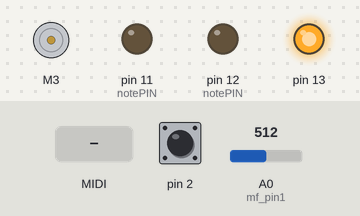
This sketch was run on a simulated Arduino Uno, built with avr-gcc and run on an emulated ATmega328P. On the bench: DC motor (green arrow = forward, orange = backward, longer = faster), output pins drawn as LEDs (lit = HIGH). The inputs (shaded band) are chosen by the test bench; at power-on: pin 2 HIGH, A0 (mf_pin1) = 512. MIDI output is not drawn.

Above: at 1.2 s.
1.3 s: pin 2 pulled LOW for 0.15 s
At 1.37 s:
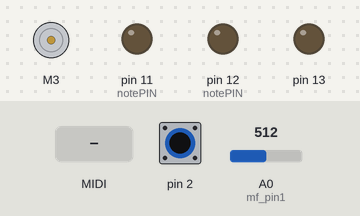
2.9 s: MIDI note 36 received
At 3.05 s:
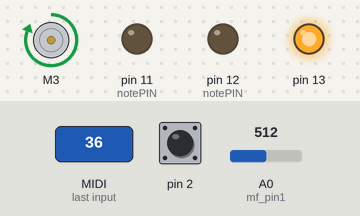
4.7 s: MIDI note 64 received
At 4.71 s:
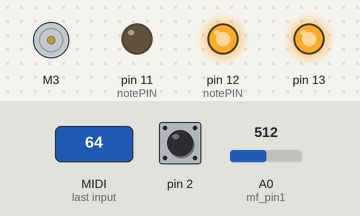
6.2 s: pin 2 pulled LOW for 1 s
At 8.4 s:
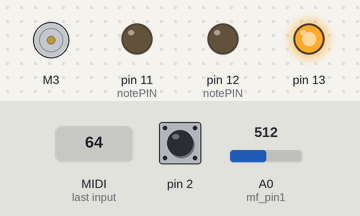
8.7 s: pin 2 pulled LOW for 3.2 s
At 9.8 s:
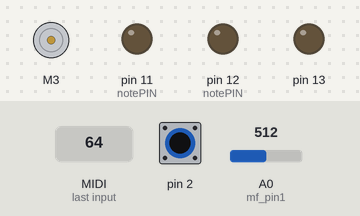
Timing chart, 0 to 13.4 s (numbered marks = the images above; inputs shaded):
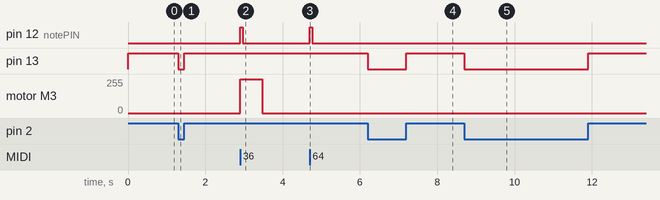

The sketch:

PTR-2.ino
```cpp
#include <MIDI.h>
#include "note.h"
#include "pitchshifter.h"
#include "tank.h"

MIDI_CREATE_DEFAULT_INSTANCE();

#define IF_Master_ch 0
#define Master_Slave_ch 4
Note note;
P_shifter p_shifter;
Tank tank;


void NoteOn_from_Master(byte channel, byte pitch, byte velocity){
  int P_var = pitch % 12;
//  digitalWrite(13,HIGH);
  note.on(P_var);
  p_shifter.on(P_var);
}

void NoteOff_from_Master(byte channel, byte pitch, byte velocity){
  //ノートオフ時にすること
  int P_var = pitch % 12;
//  digitalWrite(13,LOW);
  note.off(P_var);
//  p_shifter.off(P_var);
}

void setup(){

  MIDI.setHandleNoteOn(NoteOn_from_Master);
  MIDI.setHandleNoteOff(NoteOff_from_Master);
  MIDI.begin(MIDI_CHANNEL_OMNI);
//  MIDI.begin(Master_Slave_ch);

  note.setup();
  p_shifter.setup();
  tank.setup();
//  pinMode(13,OUTPUT);//Lチカデバック用
}

void loop(){
  // リアルタイム性の確保のため、MIDI.readをできるだけ早く呼ぶように
  MIDI.read();
  note.update();
  p_shifter.update();
  tank.update();

}
```

note.h
```cpp
class Note {
  public:
  Note(){};
  ~Note(){};
  void setup(){
    pinMode(10,INPUT_PULLUP);
    pinMode(11,OUTPUT);
    pinMode(12,OUTPUT);
//    pinMode(13,OUTPUT);  //Lチカデバック用
  }
  void on(int _note) {
    note = _note;
    if(0<= note < 7){
      digitalWrite(12,HIGH);
      timestamp = millis();
      flg_note_on = true;
    }
    if(21 > note >= 7){
      digitalWrite(11,HIGH);
      timestamp = millis();
      flg_note_on = true;
    }
  }
  void off(int _note) {
    note = _note;
    if(0 <=note < 7){
      flg_note_on = false;
      digitalWrite(12,LOW);
      }
    if(21>note >= 7){
      flg_note_on = false;
      digitalWrite(11,LOW);
    }
//    digitalWrite(13,LOW);
  }
  void update(){
    if ( (millis()-timestamp) >= opentime && flg_note_on == true ) {
      off(note);
    }
  }

  boolean flg_note_on;;
  long timestamp;
  int notePIN[21] = {12,12,12,12,12,12,12, 11,11,11,11,11,11,11,11,11,11,11,11,11,11};
//  int notePIN[12] = {12,12,12,12,12,12,11,11,11,11,11,11};//12音を繰り返し使う用
//12がA250mm管,11がB200mm管

  int note;
  int opentime = 70;

};
```

pitchshifter.h
```cpp
#include <SparkFun_TB6612.h>

#define AIN1 3
#define BIN1 7
#define AIN2 4
#define BIN2 8
#define PWMA 5
#define PWMB 6
#define STBY 9

class P_shifter {
  public:
  P_shifter(){};
  ~P_shifter(){};

  void setup(){
  }

  void on(int _note) {
    note = _note;
    flg_note_on = true;
    timestamp = millis();
  }

//  void off(int _note) {
//    note = _note;
//    flg_note_on = false;
//    timestamp = millis();
//  }

  void drive(int _note){
    note = _note;
    if(0<= note < 7){
      mf_v = analogRead(mf_pin1);
      p_height = map(mf_v, 0, 1023, 0, 99);

      if(p_height < p_val[note]){
      motor1.drive(D_up,D_pitch);
      motor1.brake();
      }
//      モータが自重で下がらないとき用
//      if(p_height - p_val[note]>=2){
//      motor1.drive(D_down,D_pitch);
//      motor1.brake();
//      }
    }
    if(21>note >= 7){
      mf_v2 = analogRead(mf_pin2);
      p_height = map(mf_v2, 0, 1023, 0, 99);

      if(p_height < p_val[note]){
      motor2.drive(D_up,D_pitch);
      motor2.brake();
      }
//      モータが自重で下がらないとき用
//      if(p_height - p_val[note]>=2){
//      motor2.drive(D_down,D_pitch);
//      motor2.brake();
//      }
    }
  }

  void update(){
    if(flg_note_on == true){
      drive(note);
    }
    if ( (millis()-timestamp) >= opentime + ms && flg_note_on == true ) {
      flg_note_on = false;
    }
//    if ( (millis()-timestamp) <= ms && flg_note_on == false ) {
//      drive(note);
//    }
  }

  long ms = 500;//バルブが閉まった後の高度のキープ時間
  boolean flg_note_on;
  long timestamp;
  int note;
  const int opentime = 70;

  const int offsetA = 1;
  const int offsetB = 1;
  Motor motor1 = Motor(AIN1, AIN2, PWMA, offsetA, STBY);
  Motor motor2 = Motor(BIN1, BIN2, PWMB, offsetB, STBY);
  const int D_up = 255; //max255
  const int D_down = -255;
  const int D_pitch = 10;

  const int mf_pin1 = A0;
  const int mf_pin2 = A1;
  int mf_v = 0;
  int mf_v2 = 0;
  int p_val[21]= {94,85,65,50,27,15,3, 85,80,74,65,61,54,46,38,31,25,20,13,8,3};
//  int p_val[12]= {80,65,54,46,31,20,94,78,65,50,28,15};//十二音繰り返し使う用

//------------------------tuning-------------------------
  //  E4~A#4MIDI Note No.[64~70]7音
  //  A250管155~255mm,[249,240,220,205,182,170,158]
  //  A250管0~100    ,[94,85,65,50,27,15,3]

  //  B4~C6,MIDI Note No.[71~84]14音
  //  B200管60~150mm,[145,140,134,125,121,114,106,98,91,85,80,73,68,63]
  //  B200管0~100   ,[85,80,74,65,61,54,46,38,31,25,20,13,8,3]

  //実際に計測した高度に設定する min5 Max95

//------------------------tuning-------------------------
  int p_height = 5;
};
```

tank.h
```cpp
class Tank {
  public:
  Tank(){};
  ~Tank(){};

  void setup(){
    pinMode(2, INPUT_PULLUP);
    pinMode(13,OUTPUT);
  }
  void update(){
    int sensorVal = digitalRead(2);
    if (sensorVal == HIGH) {
      digitalWrite(13, HIGH);
    } else {
      digitalWrite(13, LOW);
    }
  }

};
```

Measured:
- after the input at 1.3 s, pin 13: HIGH → LOW at once, → HIGH 0.15 s later
- after the input at 2.9 s, pin 12 (notePIN): LOW → HIGH at once, → LOW 0.07 s later; motor M3: stopped → forward 255/255 at once, → stopped 0.57 s later
- after the input at 4.7 s, pin 12 (notePIN): LOW → HIGH at once, → LOW 0.07 s later
- after the input at 6.2 s, pin 13: HIGH → LOW at once, → HIGH 1.0 s later
- after the input at 8.7 s, pin 13: HIGH → LOW at once, → HIGH 3.2 s later
